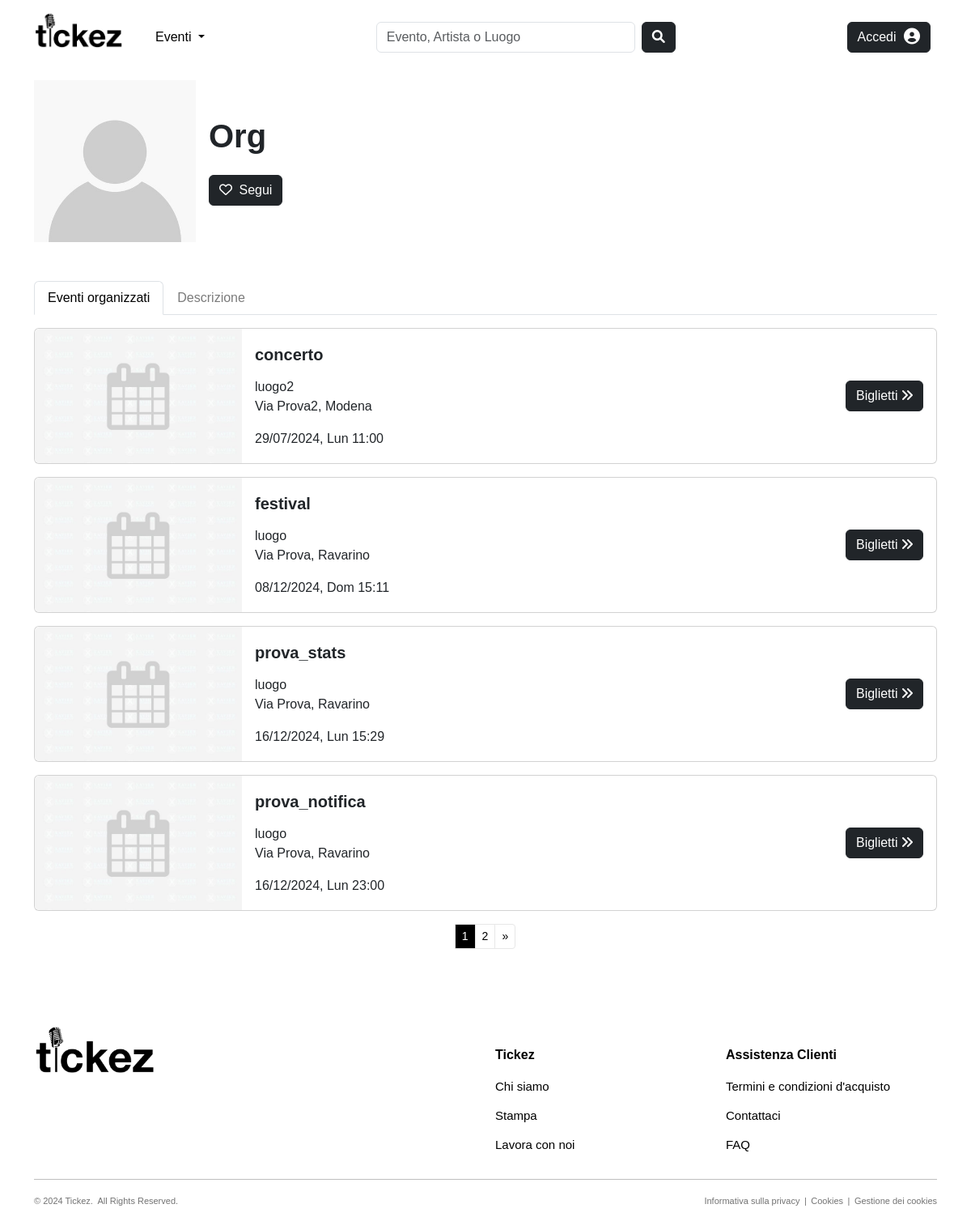
/users/artists/org-5/, run on the app's committed database.
### users/models.py (models this page shows, shortened)
class Organizzatore(models.Model):
    nome = models.CharField(max_length=50, null=False, blank=False)
    slug = models.SlugField(max_length=100, null=False, blank=True, unique=True)
    email = models.EmailField(max_length=255, null=False, blank=False, unique=True)
    descrizione = models.TextField(null=True, blank=True, default='')
    immagine_profilo = models.ImageField(null=True, blank=True, upload_to="images/organizers")
    user = models.OneToOneField(User, on_delete=models.CASCADE)
    followers = models.ManyToManyField(Utente, blank=True, default=None, related_name='organizzatori_preferiti')
    @property # trasforma un metodo di una classe in un attributo di sola lettura
    def immagine_profilo_url(self):
        if self.immagine_profilo and hasattr(self.immagine_profilo, 'url'):
            return self.immagine_profilo.url
        else:
            return join(settings.STATIC_URL, 'images/defaults/default_user.jpg')
    class Meta:
        verbose_name_plural = 'Organizzatori'

### products/models.py (models this page shows, shortened)
class Evento(models.Model):
    CATEGORY_CHOICES = [('Concerti', 'Concerti'), ('Festival', 'Festival'), ('Teatro', 'Teatro')]
    nome = models.CharField(max_length=100, null=False, blank=False)
    slug = models.SlugField(max_length=200, null=False,  blank=True, unique=True)
    categoria = models.CharField(max_length=100, choices=CATEGORY_CHOICES, null=False, blank=False)
    data_ora = models.DateTimeField(null=False, blank=False, default=timezone.now)
    locandina = models.ImageField(null=True, blank=True, upload_to="images/events")
    descrizione = models.TextField(null=True, blank=True, default='')
    visualizzazioni = models.IntegerField(null=True, blank=True, default=0)
    organizzatore = models.ForeignKey(to='users.Organizzatore', on_delete=models.CASCADE, null=False, blank=False, related_name='eventi_organizzati')
    luogo = models.ForeignKey(to='common.Luogo', on_delete=models.CASCADE, null=False, blank=False, related_name='eventi_programmati')
    followers = models.ManyToManyField(to='users.Utente', blank=True, default=None, related_name='eventi_preferiti')
    @property # trasforma un metodo di una classe in un attributo di sola lettura
    def locandina_url(self):
        if self.locandina and hasattr(self.locandina, 'url'):
            return self.locandina.url
        else:
            return join(settings.STATIC_URL, 'images/defaults/default_event.jpg')
    def get_absolute_url(self):
        return reverse("products:event-details", kwargs={"slug": self.slug, "pk": self.pk})
    class Meta:
        verbose_name_plural = 'Eventi'

### common/models.py (models this page shows, shortened)
class Luogo(models.Model):
    nome = models.CharField(max_length=50, null=False, blank=False)
    slug = models.SlugField(max_length=200, null=False, blank=True, unique=True)
    indirizzo = models.CharField(max_length=255, null=False, blank=False)
    citta = models.CharField(max_length=100, null=False, blank=False)
    capienza_persone = models.PositiveIntegerField(null=False, blank=False)
    immagine = models.ImageField(null=True, blank=True, upload_to="images/venues")
    followers = models.ManyToManyField(to='users.Utente', blank=True, default=None, related_name='luoghi_preferiti')
    affittuari = models.ManyToManyField(to='users.Organizzatore', blank=True, default=None, related_name='luoghi_affittati')
    class Meta:
        verbose_name_plural = 'Luoghi'

### users/views.py (the view)
# urls.py: path('artists/<slug:slug>-<int:pk>/', views.ArtistDetailView.as_view(), name="artist-details"),
class ArtistDetailView(DetailView):
    model = Organizzatore
    template_name = "users/artist_details.html"
    paginate_by = 4
    def dispatch(self, request, *args, **kwargs):
        try:
            return super().dispatch(request, *args, **kwargs)
        except Http404:
            return redirect('404')
    def get_object(self, queryset=None):
        slug = self.kwargs.get('slug')
        pk = self.kwargs.get('pk')
        return get_object_or_404(Organizzatore, slug=slug, pk=pk)
    def get_context_data(self, **kwargs):
        context = super().get_context_data(**kwargs)
        context['title'] = self.object.nome
        events = self.object.eventi_organizzati.order_by('data_ora')
        paginator = Paginator(events, self.paginate_by)
        events = paginator.get_page(self.request.GET.get('page'))
        context['planned_events'] = events
        return context

### common/context_processors.py (called while the page is built, shortened)
def notifications(request):
    notifications = []
    unread_count = 0
    return {
        'notifications': notifications,
        'unread_count': unread_count,
    }

### users/templates/users/artist_details.html (shortened to what this page needs)
{% extends "users/base_users.html" %}
{% load static %}
{% load crispy_forms_tags %}
{% load tz %}
{% block content %}
<div class="container">
  <div class="d-flex align-items-center mb-5">
    <div class="me-3" style="width: 200px; height: 200px;">
        <img src="{{ object.immagine_profilo_url }}" style="width: 100%; height: 100%; object-fit: cover;">
    </div>
    <div style="flex-grow: 1; max-width: calc(100% - 220px);">
        <h1 class="mb-3" style="font-weight:600; word-break: break-word;">{{ object.nome }}</h1>
        {% if request.user.utente or request.user.is_superuser or not request.user.is_authenticated %}
        <form method="POST" action="{% url 'users:toggle-follow' entity_type='organizzatore' entity_pk=object.id %}"> {% csrf_token %}
            <button type="submit" class="btn {% if request.user.utente in object.followers.all %}btn-secondary{% else %}btn-dark{% endif %} mt-2">
                {% if request.user.utente in object.followers.all %}
                    <i class="fas fa-heart me-1"></i> Seguito
                {% else %}
                    <i class="far fa-heart me-1"></i> Segui
                {% endif %}
            </button>
        </form>
        {% endif %}
    </div>
  </div>
    <ul class="nav nav-tabs" id="myTab" role="tablist">
      <li class="nav-item" role="presentation">
        <button class="nav-link active" id="events-tab" data-bs-toggle="tab" data-bs-target="#events" type="button" role="tab" aria-controls="events" aria-selected="false">Eventi organizzati</button>
      </li>
      <li class="nav-item" role="presentation">
        <button class="nav-link" id="description-tab" data-bs-toggle="tab" data-bs-target="#description" type="button" role="tab" aria-controls="description" aria-selected="true">Descrizione</button>
      </li>
    </ul>
    <div class="tab-content">
      <div class="tab-pane mt-3 active" id="events" role="tabpanel" aria-labelledby="events-tab">
        {% if planned_events %}
        {% for e in planned_events %}
        <div class="card mb-3">
            <div class="row g-0">
                <div class="col-4" style="max-width: 256px;">
                    <img src="{{ e.locandina_url }}" class="img-fluid rounded-start" alt="{{ e.nome }}" style="width: 256px; height:166px;">
                </div>
                <div class="col-7">
                    <div class="card-body">
                        <h5 class="card-title mt-1 mb-2" style="font-weight:600; white-space: nowrap; overflow: hidden; text-overflow: ellipsis">{{ e.nome }}</h5>
                        <p class="card-text">{{ e.luogo.nome }}<br>{{e.luogo.indirizzo}}, {{e.luogo.citta}}</p>
                        <p class="card-text">{{e.data_ora|date:"d/m/Y, l"|slice:":15"}} {{e.data_ora|time:"H:i"}}</p>
                    </div>
                </div>
                <div class="card-body col-1 d-flex align-items-center justify-content-end">
                        <a href="{{ e.get_absolute_url }}" class="btn btn-dark">Biglietti <i class="fa fa-angle-double-right" aria-hidden="true"></i></a>
                </div>
            </div>
        </div>
        {% endfor %}
        <nav aria-label="Page navigation">
            <ul class="pagination pagination-sm justify-content-center">
                {% for num in planned_events.paginator.page_range %}
                    {% if planned_events.number == num %}
                        <li class="page-item active" aria-current="page">
                            <span class="page-link">{{ num }}</span>
                        </li>
                    {% elif num > planned_events.number|add:'-2' and num < planned_events.number|add:'2' %}
                        <li class="page-item">
                            <a class="page-link" href="?page={{ num }}">{{ num }}</a>
                        </li>
                    {% endif %}
                {% endfor %}
                <li class="page-item">
                    {% if planned_events.has_next %}
                        <a class="page-link" href="?page={{ planned_events.next_page_number }}" aria-label="Next">
                            <span aria-hidden="true">&raquo;</span>
                        </a>
                    {% endif %}
                </li>
            </ul>
        </nav>
        {% else %}
            <p>Nessun evento organizzato.</p>
        {% endif %}
      </div>
    </div>
</div>
{% endblock %}

### static/css/style.css (style rules this page uses)
body { font-family: 'Helvetica', 'Arial', sans-serif; }
.page-link { background-color: #ffffff; color: #000000; border-color:#e7e7e7; }
.page-item.active .page-link { background-color: #000000; color: #ffffff; border-color:#e7e7e7; }
.nav-link { color: #7b7b7b; }

### data on the page
Organizzatore: nome "Org"
Evento: nome "concerto", luogo.nome "luogo2", luogo.indirizzo "Via Prova2", luogo.citta "Modena", data_ora "29/07/2024, Lun", data_ora "11:00"
Evento: nome "festival", luogo.nome "luogo", luogo.indirizzo "Via Prova", luogo.citta "Ravarino", data_ora "08/12/2024, Dom", data_ora "15:11"
Evento: nome "prova_stats", luogo.nome "luogo", luogo.indirizzo "Via Prova", luogo.citta "Ravarino", data_ora "16/12/2024, Lun", data_ora "15:29"
Evento: nome "prova_notifica", luogo.nome "luogo", luogo.indirizzo "Via Prova", luogo.citta "Ravarino", data_ora "16/12/2024, Lun", data_ora "23:00"

### other printed values
{{ num }} "1"
{{ num }} "2"
